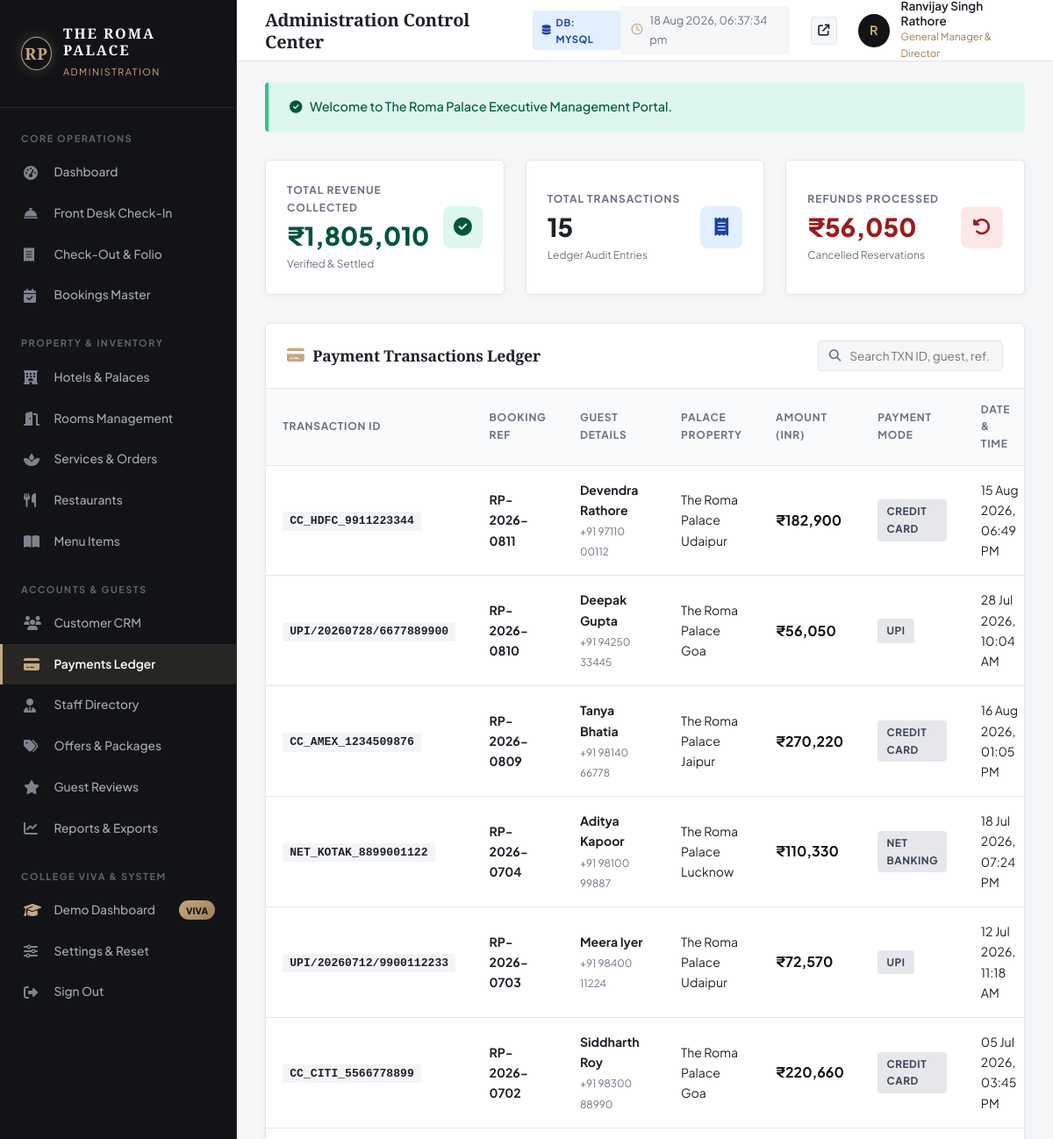
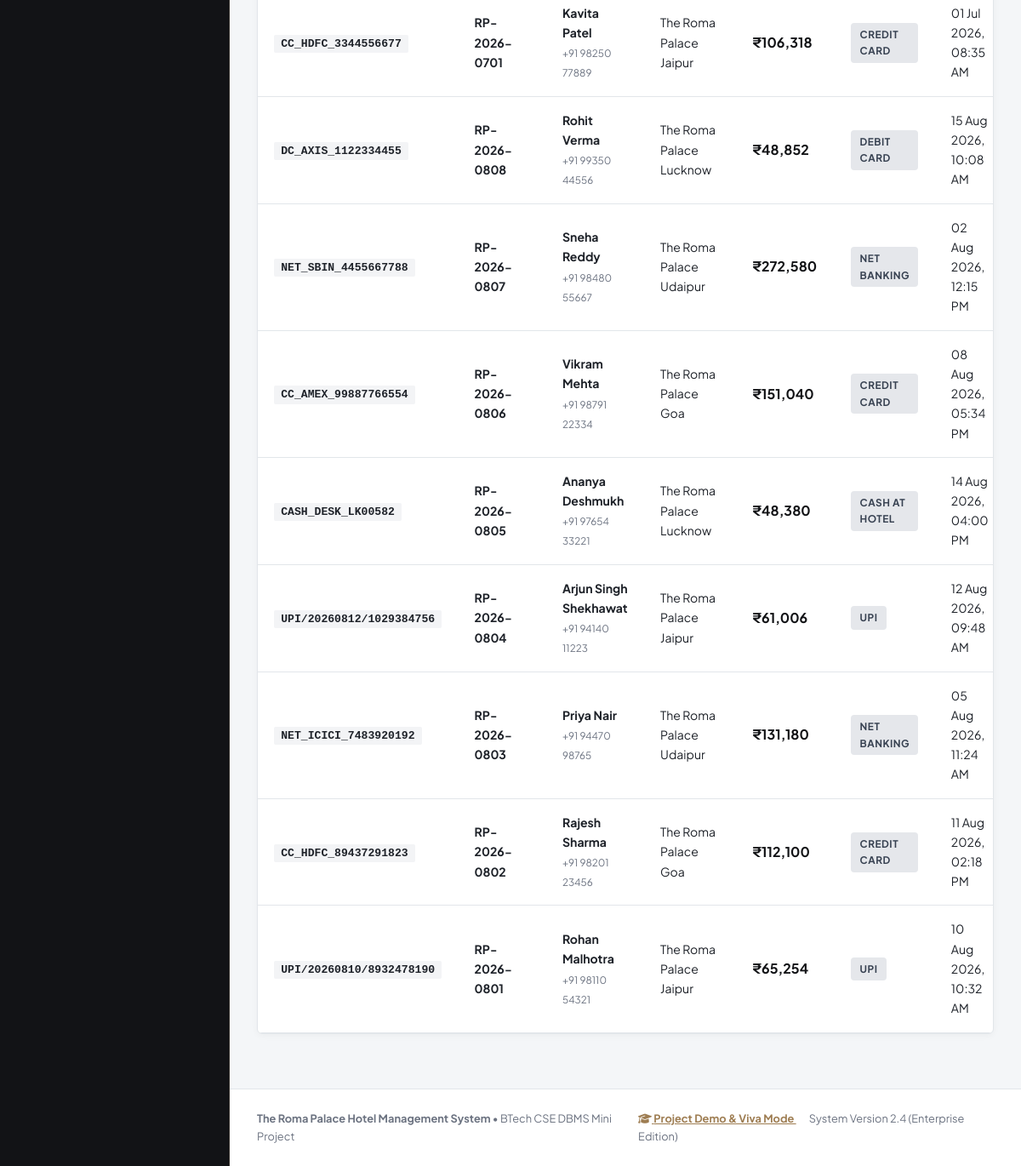
/admin/payments.php (signed in), run on the app's committed database (2 pictures, top to bottom).
### tables this page shows
CREATE TABLE `payments` (
    `payment_id` INT AUTO_INCREMENT PRIMARY KEY,
    `booking_id` INT NOT NULL,
    `customer_id` INT NOT NULL,
    `amount` DECIMAL(10,2) NOT NULL,
    `payment_method` ENUM('UPI', 'Credit Card', 'Debit Card', 'Net Banking', 'Cash at Hotel') NOT NULL,
    `transaction_id` VARCHAR(100) NOT NULL UNIQUE,
    `gateway_response` TEXT NULL,
    `payment_date` TIMESTAMP DEFAULT CURRENT_TIMESTAMP,
    `status` ENUM('Paid', 'Pending', 'Refunded', 'Failed') NOT NULL DEFAULT 'Paid',
    FOREIGN KEY (`booking_id`) REFERENCES `bookings`(`booking_id`) ON DELETE CASCADE,
    FOREIGN KEY (`customer_id`) REFERENCES `customers`(`customer_id`) ON DELETE CASCADE,
    INDEX `idx_pay_status` (`status`),
    INDEX `idx_pay_tx` (`transaction_id`)
);

CREATE TABLE `bookings` (
    `booking_id` INT AUTO_INCREMENT PRIMARY KEY,
    `booking_ref` VARCHAR(30) NOT NULL UNIQUE,
    `customer_id` INT NOT NULL,
    `hotel_id` INT NOT NULL,
    `room_id` INT NOT NULL,
    `check_in_date` DATE NOT NULL,
    `check_out_date` DATE NOT NULL,
    `total_guests` INT NOT NULL DEFAULT 2,
    `num_rooms` INT NOT NULL DEFAULT 1,
    `promo_code` VARCHAR(50) NULL,
    `discount_amount` DECIMAL(10,2) DEFAULT 0.00,
    `room_charges` DECIMAL(10,2) NOT NULL,
    `service_charges` DECIMAL(10,2) DEFAULT 0.00,
    `tax_amount` DECIMAL(10,2) NOT NULL,
    `total_amount` DECIMAL(10,2) NOT NULL,
    `payment_status` ENUM('Pending', 'Paid', 'Refunded', 'Failed') NOT NULL DEFAULT 'Pending',
    `booking_status` ENUM('Confirmed', 'Checked-In', 'Completed', 'Cancelled') NOT NULL DEFAULT 'Confirmed',
    `special_requests` TEXT NULL,
    `created_at` TIMESTAMP DEFAULT CURRENT_TIMESTAMP,
    `updated_at` TIMESTAMP DEFAULT CURRENT_TIMESTAMP ON UPDATE CURRENT_TIMESTAMP,
    FOREIGN KEY (`customer_id`) REFERENCES `customers`(`customer_id`) ON DELETE CASCADE,
    FOREIGN KEY (`hotel_id`) REFERENCES `hotels`(`hotel_id`) ON DELETE CASCADE,
    FOREIGN KEY (`room_id`) REFERENCES `rooms`(`room_id`) ON DELETE CASCADE,
    INDEX `idx_book_dates` (`check_in_date`, `check_out_date`),
    INDEX `idx_book_status` (`booking_status`),
    INDEX `idx_book_ref` (`booking_ref`)
);

CREATE TABLE `customers` (
    `customer_id` INT AUTO_INCREMENT PRIMARY KEY,
    `user_id` INT NOT NULL UNIQUE,
    `full_name` VARCHAR(120) NOT NULL,
    `phone` VARCHAR(20) NOT NULL,
    `address` TEXT NULL,
    `city` VARCHAR(80) NULL,
    `state` VARCHAR(80) NULL,
    `country` VARCHAR(80) DEFAULT 'India',
    `postal_code` VARCHAR(20) NULL,
    `id_type` ENUM('Aadhaar Card', 'Passport', 'Voter ID', 'Driving License', 'PAN Card') NOT NULL DEFAULT 'Aadhaar Card',
    `id_number` VARCHAR(50) NOT NULL,
    `reg_date` TIMESTAMP DEFAULT CURRENT_TIMESTAMP,
    FOREIGN KEY (`user_id`) REFERENCES `users`(`user_id`) ON DELETE CASCADE,
    INDEX `idx_cust_phone` (`phone`),
    INDEX `idx_cust_name` (`full_name`)
);

CREATE TABLE `hotels` (
    `hotel_id` INT AUTO_INCREMENT PRIMARY KEY,
    `name` VARCHAR(150) NOT NULL,
    `slug` VARCHAR(100) NOT NULL UNIQUE,
    `city` VARCHAR(80) NOT NULL,
    `state` VARCHAR(80) NOT NULL,
    `tagline` VARCHAR(200) NOT NULL,
    `address` TEXT NOT NULL,
    `phone` VARCHAR(30) NOT NULL,
    `email` VARCHAR(120) NOT NULL,
    `star_rating` DECIMAL(2,1) DEFAULT 5.0,
    `starting_price` DECIMAL(10,2) NOT NULL,
    `total_rooms` INT NOT NULL DEFAULT 30,
    `image_url` VARCHAR(255) NOT NULL,
    `description` TEXT NOT NULL,
    `highlights` TEXT NULL,
    `status` ENUM('active', 'maintenance', 'inactive') DEFAULT 'active',
    `created_at` TIMESTAMP DEFAULT CURRENT_TIMESTAMP,
    INDEX `idx_hotels_city` (`city`),
    INDEX `idx_hotels_slug` (`slug`)
);

### admin/payments.php (the view, shortened to what the rows shown need)
<?php
require_once __DIR__ . '/includes/admin-header.php';
$payments = db_fetch_all("SELECT p.*, b.booking_ref, c.full_name, c.phone, h.name AS hotel_name
                          FROM payments p
                          INNER JOIN bookings b ON p.booking_id = b.booking_id
                          INNER JOIN customers c ON p.customer_id = c.customer_id
                          INNER JOIN hotels h ON b.hotel_id = h.hotel_id
                          ORDER BY p.payment_id DESC");
?>
<div class="admin-card">
  <div class="admin-table-responsive">
    <table class="admin-table" id="paymentsTable">
      <thead>
        <tr>
          <th>Transaction ID</th>
          <th>Booking Ref</th>
          <th>Guest Details</th>
          <th>Palace Property</th>
          <th>Amount (INR)</th>
          <th>Payment Mode</th>
          <th>Date & Time</th>
        </tr>
      </thead>
      <tbody>
        <?php foreach ($payments as $p): ?>
          <tr>
            <td><code style="font-size: 0.82rem; font-weight: 700; background: #F3F4F6; padding: 0.2rem 0.5rem; border-radius: 2px;"><?php echo htmlspecialchars($p['transaction_id']); ?></code></td>
            <td><strong><?php echo htmlspecialchars($p['booking_ref']); ?></strong></td>
            <td>
              <strong><?php echo htmlspecialchars($p['full_name']); ?></strong><br>
              <small style="color: var(--admin-text-muted);"><?php echo htmlspecialchars($p['phone']); ?></small>
            </td>
            <td><?php echo htmlspecialchars($p['hotel_name']); ?></td>
            <td><strong style="font-size: 1rem; color: var(--admin-primary);"><?php echo format_inr($p['amount']); ?></strong></td>
            <td><span class="badge badge-secondary"><?php echo htmlspecialchars($p['payment_method']); ?></span></td>
            <td><?php echo date('d M Y, h:i A', strtotime($p['payment_date'])); ?></td>
          </tr>
        <?php endforeach; ?>
      </tbody>
    </table>
  </div>
</div>
<?php require_once __DIR__ . '/includes/admin-footer.php'; ?>

### admin/includes/admin-header.php (shortened to what the rows shown need)
<?php
require_once __DIR__ . '/../../includes/db.php';
require_once __DIR__ . '/../../includes/auth.php';
$currentAdmin = current_admin() ?: ['full_name' => 'Ranvijay Singh Rathore', 'role_title' => 'General Manager'];
?>
<!DOCTYPE html>
<html lang="en">
<head>
  <link rel="stylesheet" href="https://cdnjs.cloudflare.com/ajax/libs/font-awesome/6.5.1/css/all.min.css">
  <link rel="stylesheet" href="../assets/css/style.css">
  <link rel="stylesheet" href="../assets/css/admin.css">
</head>
<body class="admin-body">
  <aside class="admin-sidebar">
    <a href="dashboard.php" class="admin-brand" style="text-decoration: none;">
      <div class="admin-brand-text">
        <h2>THE ROMA PALACE</h2>
      </div>
    </a>
  </aside>
  <div class="admin-main-wrapper">
    <header class="admin-top-header">
      <div class="admin-header-left">
        <h1 class="admin-page-title"><?php echo isset($pageHeading) ? htmlspecialchars($pageHeading) : 'Administration Control Center'; ?></h1>
      </div>
      <div class="admin-header-right">
        <div class="admin-user-menu">
          <div class="admin-avatar">
            <?php echo strtoupper(substr($currentAdmin['full_name'], 0, 1)); ?>
          </div>
          <div class="admin-user-info">
            <span class="admin-user-name"><?php echo htmlspecialchars($currentAdmin['full_name']); ?></span>
            <span class="admin-user-role"><?php echo htmlspecialchars($currentAdmin['role_title']); ?></span>
          </div>
        </div>
      </div>
    </header>
    <main class="admin-content-body">

### data on the page
payments: transaction "CC_HDFC_9911223344", booking.booking_ref "RP-2026-0811", customer.full_name "Devendra Rathore", customer.phone "+91 97110 00112", hotels.name "The Roma Palace Udaipur", amount "₹182,900", payment_method "CREDIT CARD", payment_date "15 Aug 2026, 06:49 PM"
payments: transaction "UPI/20260728/6677889900", booking.booking_ref "RP-2026-0810", customer.full_name "Deepak Gupta", customer.phone "+91 94250 33445", hotels.name "The Roma Palace Goa", amount "₹56,050", payment_method "UPI", payment_date "28 Jul 2026, 10:04 AM"
payments: transaction "CC_AMEX_1234509876", booking.booking_ref "RP-2026-0809", customer.full_name "Tanya Bhatia", customer.phone "+91 98140 66778", hotels.name "The Roma Palace Jaipur", amount "₹270,220", payment_method "CREDIT CARD", payment_date "16 Aug 2026, 01:05 PM"
payments: transaction "NET_KOTAK_8899001122", booking.booking_ref "RP-2026-0704", customer.full_name "Aditya Kapoor", customer.phone "+91 98100 99887", hotels.name "The Roma Palace Lucknow", amount "₹110,330", payment_method "NET BANKING", payment_date "18 Jul 2026, 07:24 PM"
payments: transaction "UPI/20260712/9900112233", booking.booking_ref "RP-2026-0703", customer.full_name "Meera Iyer", customer.phone "+91 98400 11224", hotels.name "The Roma Palace Udaipur", amount "₹72,570", payment_method "UPI", payment_date "12 Jul 2026, 11:18 AM"
payments: transaction "CC_CITI_5566778899", booking.booking_ref "RP-2026-0702", customer.full_name "Siddharth Roy", customer.phone "+91 98300 88990", hotels.name "The Roma Palace Goa", amount "₹220,660", payment_method "CREDIT CARD", payment_date "05 Jul 2026, 03:45 PM"
payments: transaction "CC_HDFC_3344556677", booking.booking_ref "RP-2026-0701", customer.full_name "Kavita Patel", customer.phone "+91 98250 77889", hotels.name "The Roma Palace Jaipur", amount "₹106,318", payment_method "CREDIT CARD", payment_date "01 Jul 2026, 08:35 AM"
payments: transaction "DC_AXIS_1122334455", booking.booking_ref "RP-2026-0808", customer.full_name "Rohit Verma", customer.phone "+91 99350 44556", hotels.name "The Roma Palace Lucknow", amount "₹48,852", payment_method "DEBIT CARD", payment_date "15 Aug 2026, 10:08 AM"
payments: transaction "NET_SBIN_4455667788", booking.booking_ref "RP-2026-0807", customer.full_name "Sneha Reddy", customer.phone "+91 98480 55667", hotels.name "The Roma Palace Udaipur", amount "₹272,580", payment_method "NET BANKING", payment_date "02 Aug 2026, 12:15 PM"
payments: transaction "CC_AMEX_99887766554", booking.booking_ref "RP-2026-0806", customer.full_name "Vikram Mehta", customer.phone "+91 98791 22334", hotels.name "The Roma Palace Goa", amount "₹151,040", payment_method "CREDIT CARD", payment_date "08 Aug 2026, 05:34 PM"
payments: transaction "CASH_DESK_LK00582", booking.booking_ref "RP-2026-0805", customer.full_name "Ananya Deshmukh", customer.phone "+91 97654 33221", hotels.name "The Roma Palace Lucknow", amount "₹48,380", payment_method "CASH AT HOTEL", payment_date "14 Aug 2026, 04:00 PM"
payments: transaction "UPI/20260812/1029384756", booking.booking_ref "RP-2026-0804", customer.full_name "Arjun Singh Shekhawat", customer.phone "+91 94140 11223", hotels.name "The Roma Palace Jaipur", amount "₹61,006", payment_method "UPI", payment_date "12 Aug 2026, 09:48 AM"
payments: transaction "NET_ICICI_7483920192", booking.booking_ref "RP-2026-0803", customer.full_name "Priya Nair", customer.phone "+91 94470 98765", hotels.name "The Roma Palace Udaipur", amount "₹131,180", payment_method "NET BANKING", payment_date "05 Aug 2026, 11:24 AM"
payments: transaction "CC_HDFC_89437291823", booking.booking_ref "RP-2026-0802", customer.full_name "Rajesh Sharma", customer.phone "+91 98201 23456", hotels.name "The Roma Palace Goa", amount "₹112,100", payment_method "CREDIT CARD", payment_date "11 Aug 2026, 02:18 PM"
payments: transaction "UPI/20260810/8932478190", booking.booking_ref "RP-2026-0801", customer.full_name "Rohan Malhotra", customer.phone "+91 98110 54321", hotels.name "The Roma Palace Jaipur", amount "₹65,254", payment_method "UPI", payment_date "10 Aug 2026, 10:32 AM"

### other printed values
CURRENT_DB_DRIVER "MYSQL"
substr($currentAdmin['full_name'], 0, 1) "R"
$currentAdmin['full_name'] "Ranvijay Singh Rathore"
$currentAdmin['role_title'] "General Manager & Director"
$_SESSION['flash_success'] "Welcome to The Roma Palace Executive Management Portal."
format_inr($totalCollected) "₹1,805,010"
count($payments) "15"
format_inr($totalRefunded) "₹56,050"
